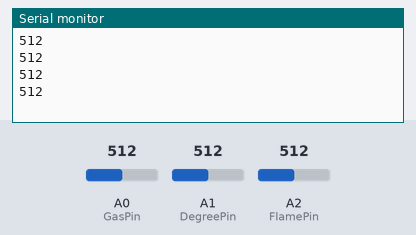
Simulated run of this sketch. Board: Arduino Uno, built with avr-gcc and run on an emulated ATmega328P. Shown: the last lines printed to the serial monitor. The test bench sets the inputs (shaded band); at power-on: A0 (GasPin) = 512, A1 (DegreePin) = 512, A2 (FlamePin) = 512.

Above: at 1.2 s.
1.3 s: A0 (GasPin) set to 470
At 1.71 s:
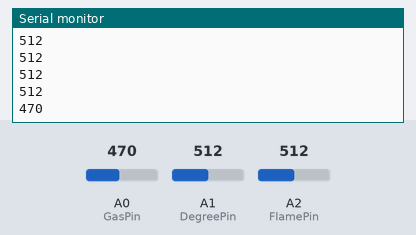
2.8 s: A0 (GasPin) set to 490
At 2.91 s:
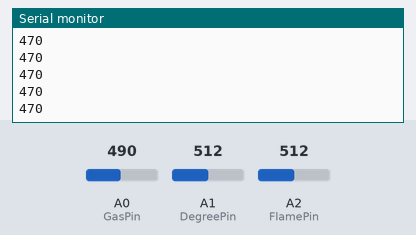
Timing chart, 0 to 5.8 s (numbered marks = the images above; inputs shaded):
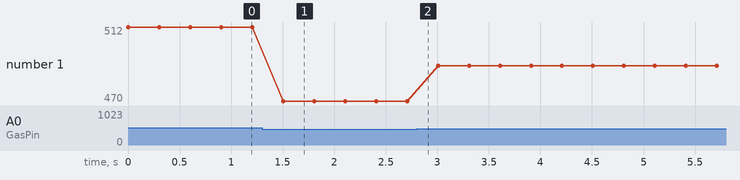

The sketch:

reportFinal.ino
```cpp
int GasPin = A0;
int DegreePin = A1;
int FlamePin = A2;
bool Gas = false;
bool Deg = false;
bool Fla = false;

void setup() {
  pinMode(GasPin, INPUT);
  pinMode(FlamePin, INPUT);
  pinMode(DegreePin, INPUT);
  Serial.begin(9600);
}

void log() {
  // Serial.println("Gas: " + String(analogRead(GasPin)));
  // Serial.println("Flame: " + String(analogRead(FlamePin)));
  // Serial.println("Degree: " + String(analogRead(DegreePin)));
  // Serial.println();
  Serial.println(analogRead(GasPin));
}

void detection() {
  if (analogRead(GasPin) > 480) {
    Gas = true;
  }
  else Gas = false;

  if (analogRead(FlamePin) > 940) {
    Fla = true;
  }
  else Fla = false;

  if (analogRead(DegreePin)  < 150) {
    Deg= true;
  }
  else Deg = false;
}

void loop() {
  detection();
  log();
  delay(300);
}
```

Measured:
- after the input at 1.3 s, the serial monitor: prints a new line after 0.20 s (image 1)
- plotted number 1: 512 → 470 after the input at 1.3 s, 470 → 490 after the input at 2.8 s
